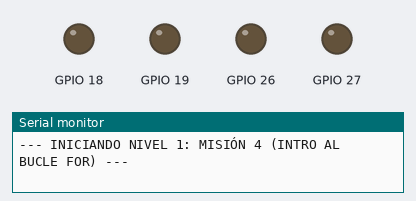
The sketch below on a simulated ESP32. Shown: output pins drawn as LEDs (lit = HIGH), the last lines printed to the serial monitor.

Above: at 0.1 s.
At 7.1 s:
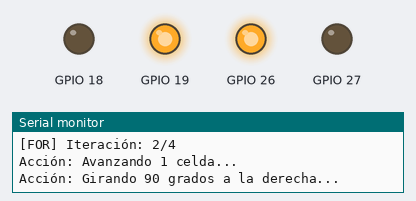
At 13.9 s:
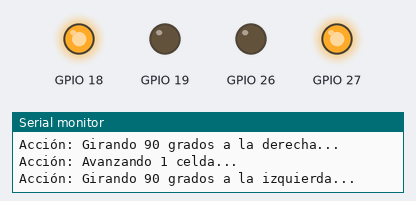
At 19.1 s:
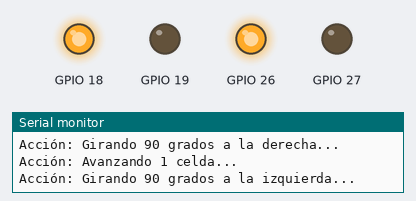
Timing chart, 0 to 20.6 s (numbered marks = the images above):
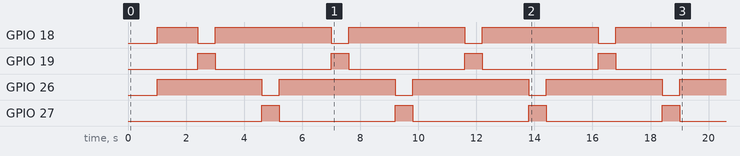

The sketch:

mision_4_intro_bucle_for.ino
```cpp
/**
 * @file mision_4_intro_bucle_for.ino
 * @brief Nivel 1 - Misión 4: Introducción al Bucle For
 * @details Usar un bucle para repetir una secuencia de escaleras 4 veces.
 * @author Sistema BEKIE / WIRED
 */

#include "../logic.h"

void setup() {
  Serial.begin(115200);
  Serial.println("--- INICIANDO NIVEL 1: MISIÓN 4 (INTRO AL BUCLE FOR) ---");

  inicializarHardware();
  delay(1000);

  // [BUCLE REPETITIVO - FOR LOOP N=4]
  Serial.println("[FOR] Subiendo escaleras (4 iteraciones)...");
  for (int i = 0; i < 4; i++) {
    Serial.printf("[FOR] Iteración: %d/4\n", i + 1);
    avanzarPaso();
    girarDerecha90();
    avanzarPaso();
    girarIzquierda90();
    delay(200);
  }

  detenerRobot();
  Serial.println("--- MISIÓN 4 COMPLETADA ---");
}

void loop() {
}
```
